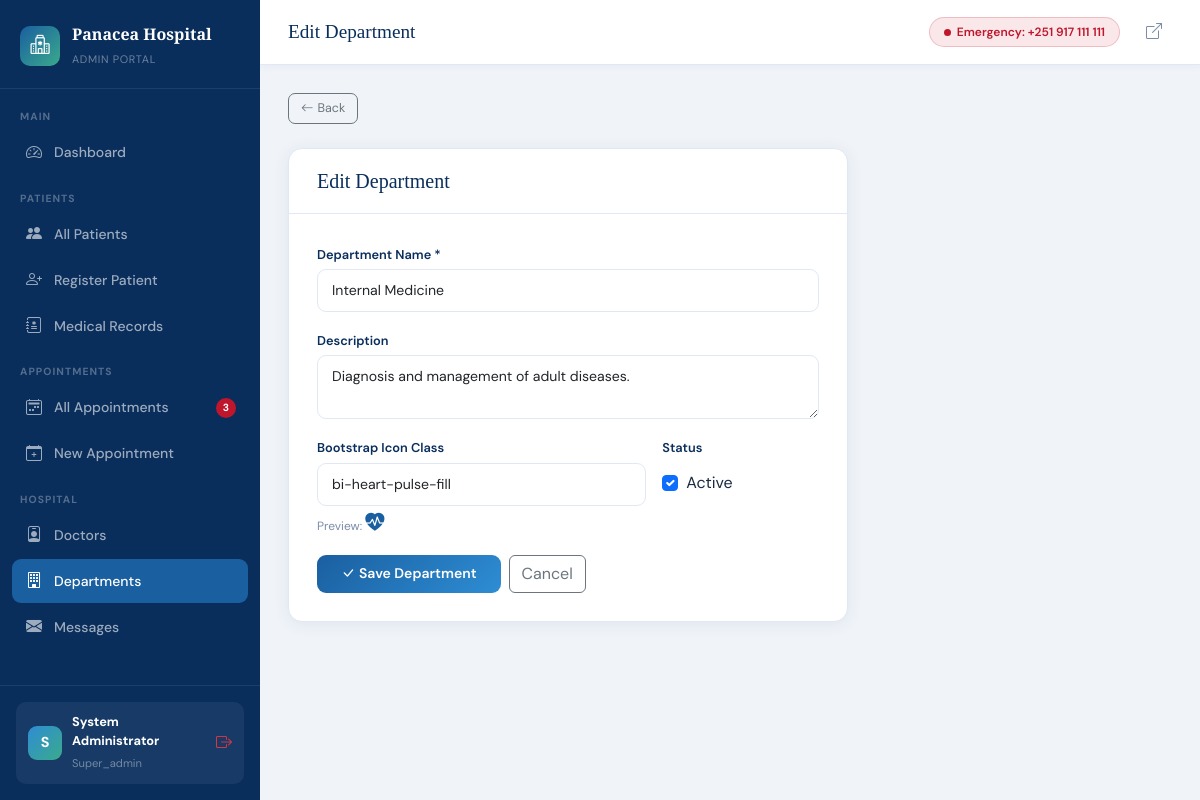
/admin/departments.php?action=edit&id=1 (signed in), run on the app's committed database.
### tables this page shows
CREATE TABLE departments (
  id INT UNSIGNED AUTO_INCREMENT PRIMARY KEY,
  name VARCHAR(120) NOT NULL,
  description TEXT,
  icon VARCHAR(60),
  created_at TIMESTAMP DEFAULT CURRENT_TIMESTAMP
);

### includes/helpers.php (called while the page is built, shortened)
<?php
function clean(?string $val): string {
    return htmlspecialchars(trim($val), ENT_QUOTES, 'UTF-8');
}

### admin/departments.php (the view, shortened to what this page needs)
 <?php
require_once dirname(__FILE__) . '/../includes/helpers.php';
$pdo    = db();
$action = $_GET['action'] ?? 'list';
$id     = (int)($_GET['id'] ?? 0);
if (in_array($action,['add','edit'])) {
    $dept = [];
    if ($action === 'edit' && $id) {
        $s = $pdo->prepare('SELECT * FROM departments WHERE id=?');
        $s->execute([$id]); $dept = $s->fetch() ?: [];
    }
    $v = fn($k) => clean($dept[$k] ?? '');
    $pageTitle = $action === 'add' ? 'Add Department' : 'Edit Department';
    require_once dirname(__FILE__) . '/../includes/layout_header.php';
    ?>
    <div class="d-flex align-items-center gap-3 mb-4">
      <a href="/panacea/admin/departments.php" class="btn btn-sm btn-outline-secondary">
        <i class="bi bi-arrow-left me-1"></i>Back
      </a>
    </div>
    <div class="form-card" style="max-width:560px">
      <div class="form-card-head"><h4><?= $pageTitle ?></h4></div>
      <div class="form-card-body">
        <form method="POST">
          <div class="row g-3">
            <div class="col-12">
              <label class="form-label">Department Name *</label>
              <input type="text" name="name" class="form-control" value="<?= $v('name') ?>" required/>
            </div>
            <div class="col-12">
              <label class="form-label">Description</label>
              <textarea name="description" class="form-control" rows="2"><?= $v('description') ?></textarea>
            </div>
            <div class="col-md-8">
              <label class="form-label">Bootstrap Icon Class</label>
              <input type="text" name="icon" class="form-control"
                     value="<?= $v('icon') ?: 'bi-hospital' ?>"
                     placeholder="e.g. bi-heart-pulse-fill"/>
              <div style="font-size:.75rem;color:var(--muted);margin-top:4px">
                Preview: <i class="bi <?= $v('icon') ?: 'bi-hospital' ?>" style="font-size:1.2rem;color:var(--blue-mid)"></i>
              </div>
            </div>
            <div class="col-md-4">
              <label class="form-label">Status</label>
              <div class="form-check mt-2">
                <input class="form-check-input" type="checkbox" name="is_active" value="1"
                       <?= ($dept['is_active'] ?? 1) ? 'checked' : '' ?>/>
                <label class="form-check-label">Active</label>
              </div>
            </div>
            <div class="col-12 d-flex gap-2">
              <button type="submit" class="btn btn-primary px-4">
                <i class="bi bi-check-lg me-1"></i>Save Department
              </button>
              <a href="/panacea/admin/departments.php" class="btn btn-outline-secondary">Cancel</a>
            </div>
          </div>
        </form>
      </div>
    </div>
    <?php require_once dirname(__FILE__) . '/../includes/layout_footer.php'; exit;
}
require_once dirname(__FILE__) . '/../includes/layout_header.php';
?>
<?php require_once dirname(__FILE__) . '/../includes/layout_footer.php'; ?>

### includes/layout_header.php (style rules this page uses)
:root { --sidebar-w: 260px; --blue-deep: #0a2e5c; --blue-mid: #1a5fa0; --blue-bright: #2e8dd4; --green: #3aaa8c; --red: #c0162c; --bg: #f0f4f9; --card: #ffffff; --text: #1a2b42; --muted: #7a8da8; --border: #e2e8f3; --shadow: 0 2px 16px rgba(10,46,92,.08); }
* { box-sizing: border-box; margin: 0; padding: 0; }
body { font-family: 'DM Sans', sans-serif; background: var(--bg); color: var(--text); }
.form-card { background: var(--card); border-radius: 14px; border: 1px solid var(--border); box-shadow: var(--shadow); }
.form-card-head { padding: 20px 28px; border-bottom: 1px solid var(--border); }
.form-card-head h4 { font-family: 'Playfair Display',serif; color: var(--blue-deep); margin: 0; font-size: 1.25rem; }
.form-card-body { padding: 28px; }
.form-label { font-size: .8rem; font-weight: 600; color: var(--blue-deep); margin-bottom: 5px; }
.form-control, .form-select { border: 1.5px solid var(--border); border-radius: 9px; padding: 10px 14px; font-size: .88rem; transition: border-color .2s, box-shadow .2s; }
.btn-primary { background: linear-gradient(135deg, var(--blue-mid), var(--blue-bright)); border: none; border-radius: 9px; font-weight: 600; font-size: .875rem; }
.btn-sm { font-size: .78rem; padding: 5px 12px; border-radius: 7px; }

### data on the page
departments: name "Internal Medicine", description "Diagnosis and management of adult diseases.", icon "bi-heart-pulse-fill"

### other printed values
$stats['pending_appts'] "3"
substr($admin['name'] ?: $admin['username'], 0, 1) "S"
$admin['name'] ?: $admin['username'] "System Administrator"
$admin['role'] "Super_admin"
$pageTitle "Edit Department"
